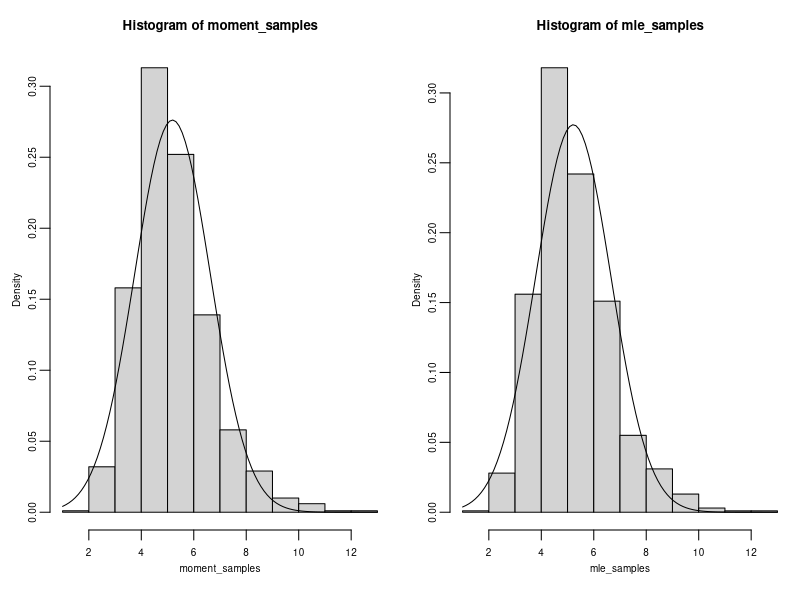
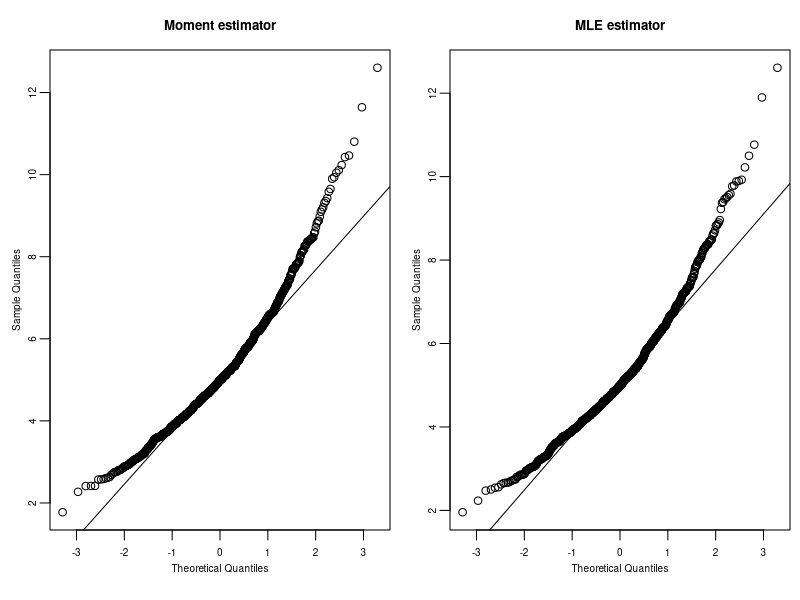
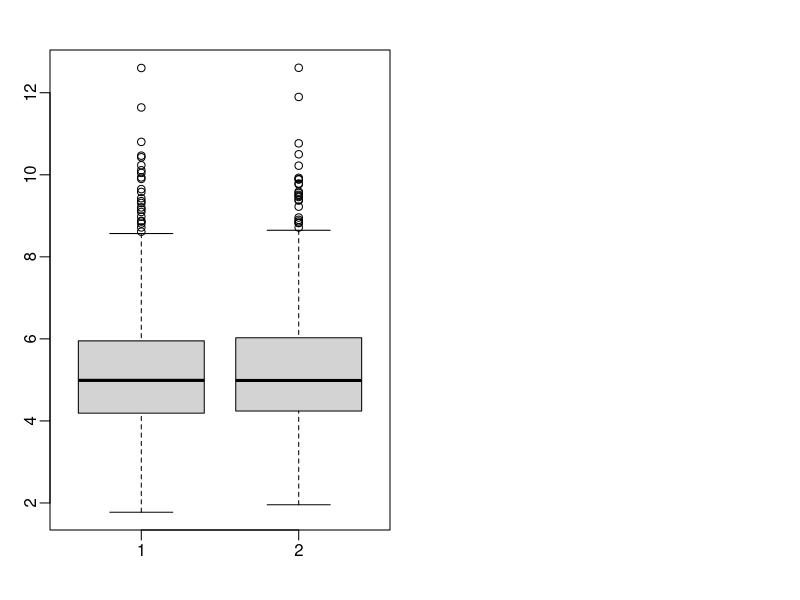
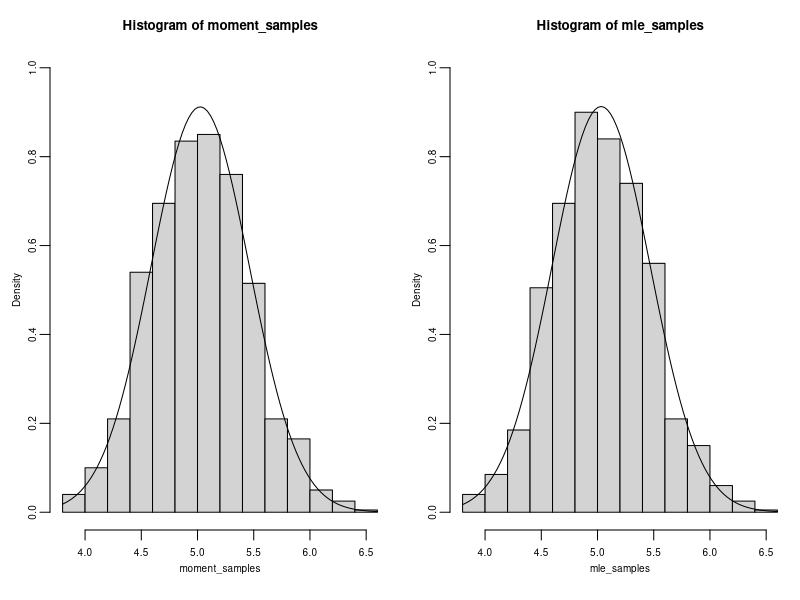
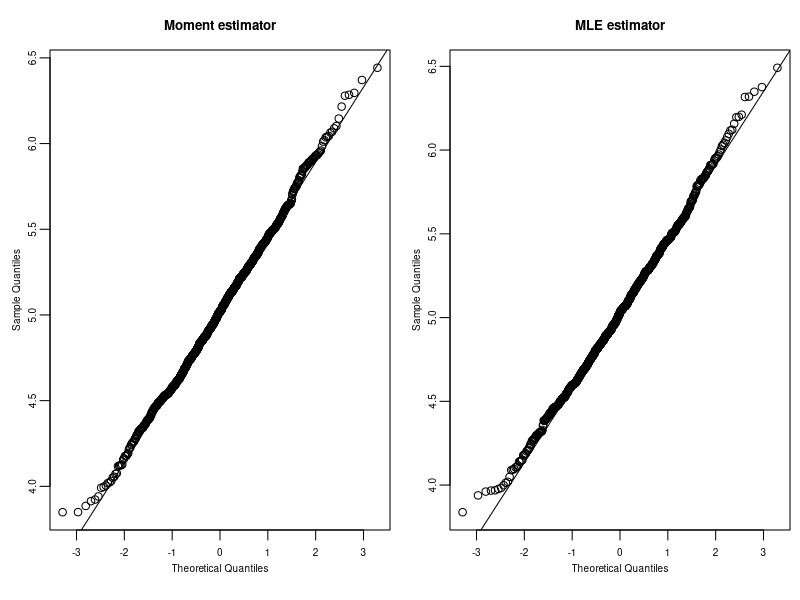
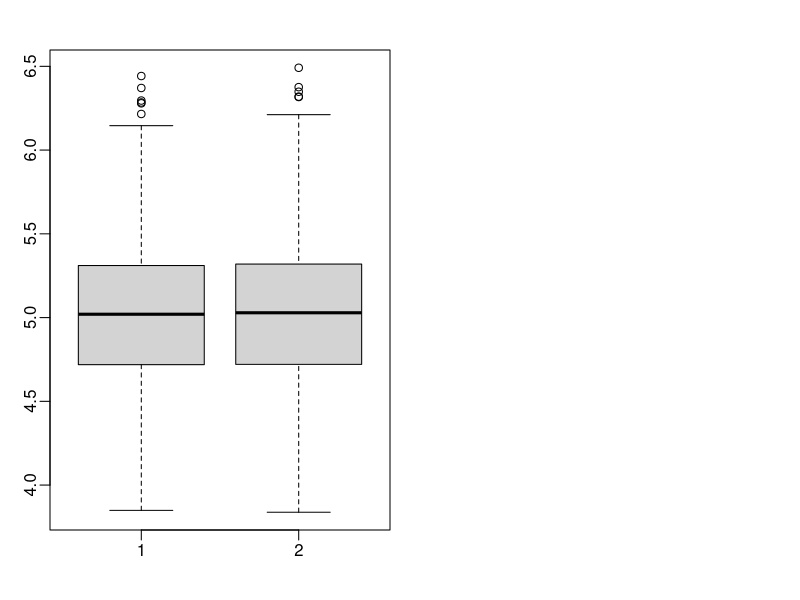
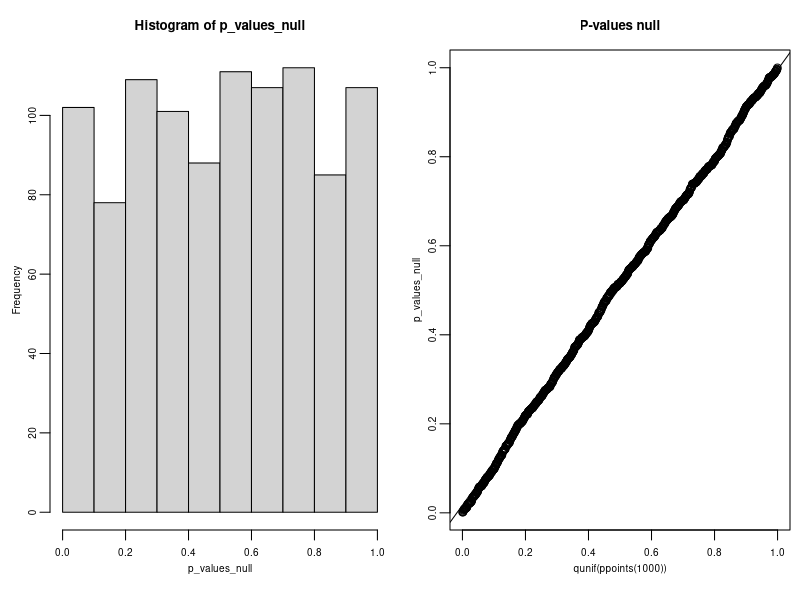
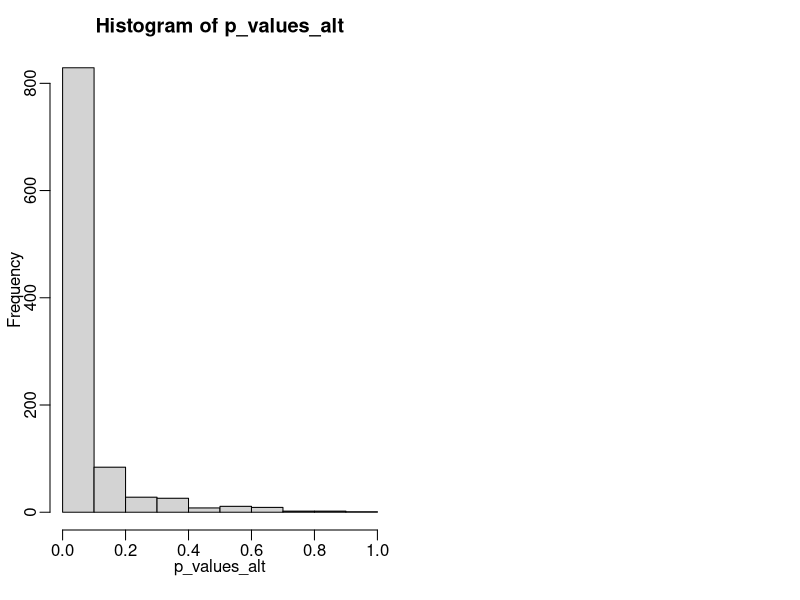

These figures' R source, in order:
## ---- chunk 1
knitr::opts_chunk$set(echo = TRUE)
## ---- chunk 2
set.seed(2020)
## ---- chunk 3
sample <- rbeta(n = 20, shape1 = 6, shape2 = 1)
## ---- chunk 4
mle <- function(sample) {
  n = length(sample)
  return(-n/sum(log(sample)) - 1)
}
## ---- chunk 5
moment <- function(sample) {
  return((1-2*mean(sample))/(mean(sample)-1))
}
## ---- chunk 6
alpha_mle <- mle(sample)
alpha_moment <- moment(sample)
## ---- chunk 7
alpha_mle
alpha_moment
## ---- chunk 8
alpha_mle - 5
alpha_moment - 5
## ---- chunk 9
(alpha_mle - 5)^2
(alpha_moment - 5)^2
## ---- chunk 10
n = 20
samples = matrix(rbeta(1000 * n, shape1 = 6, shape2 = 1), n)
# MLE estimators for each the 1000 samples
mle_samples = apply(samples, 2, mle)
# Moment estimators for each of the 1000 samples
moment_samples = apply(samples, 2, moment)
## ---- chunk 11
par(mfrow = c(1,2), mgp=c(1.3,0.5,0), mar=c(5,4,4,2)-1.5)
hist(moment_samples, probability = TRUE, cex.main = 0.8, cex.lab = 0.6, cex.axis = 0.6)
x<-seq(min(moment_samples),max(moment_samples),by=0.02)
curve(dnorm(x, mean = mean(moment_samples), sd = sd(moment_samples)), add=TRUE)

hist(mle_samples, probability = TRUE, cex.main = 0.8, cex.lab = 0.6, cex.axis = 0.6)
x<-seq(min(mle_samples),max(mle_samples),by=0.02)
curve(dnorm(x, mean = mean(mle_samples), sd = sd(mle_samples)), add=TRUE)
## ---- chunk 12
par(mfrow = c(1,2), mgp=c(1.3,0.5,0), mar=c(5,4,4,2)-1.5)
qqnorm(moment_samples, main = "Moment estimator", cex.main = 0.8, cex.lab = 0.6, cex.axis = 0.6)
qqline(moment_samples)
qqnorm(mle_samples, main = "MLE estimator", cex.main = 0.8, cex.lab = 0.6, cex.axis = 0.6)
qqline(mle_samples)
## ---- chunk 13
boxplot(moment_samples, mle_samples)
## ---- chunk 14
get_bias = function(estimate, truth) {
  mean(estimate) - truth
}

get_mse = function(estimate, truth) {
  mean((estimate - truth) ^ 2)
}
## ---- chunk 15
var(moment_samples)
get_bias(moment_samples, 5)
get_mse(moment_samples, 5)
var(mle_samples)
get_bias(mle_samples, 5)
get_mse(mle_samples, 5)
## ---- chunk 16
n_samples = 1000
v_mle = var(mle_samples)
(n_samples - 1)*v_mle/qchisq(c(0.975, 0.025), n_samples-1)
## ---- chunk 17
v_moment = var(moment_samples)
(n_samples - 1)*v_moment/qchisq(c(0.975, 0.025), n_samples-1)
## ---- chunk 18
get_confint = function(sample_data) {
  s = sd(sample_data)
  n_data = length(sample_data)
  return(mean(sample_data)- qt(c(0.975, 0.025), df = n_data-1)*s/sqrt(n_data))
}
## ---- chunk 19
biases_mle = sapply(mle_samples, get_bias, truth=5)
get_confint(biases_mle)
## ---- chunk 20
mses_mle = sapply(mle_samples, get_mse, truth=5)
get_confint(mses_mle)
## ---- chunk 21
biases_moment = sapply(moment_samples, get_bias, truth=5)
get_confint(biases_moment)
## ---- chunk 22
mses_moment = sapply(moment_samples, get_mse, truth=5)
get_confint(mses_moment)
## ---- chunk 23
sample <- rbeta(n = 200, shape1 = 6, shape2 = 1)
## ---- chunk 24
alpha_mle <- mle(sample)
alpha_moment <- moment(sample)
## ---- chunk 25
alpha_mle
alpha_moment
## ---- chunk 26
alpha_mle - 5
alpha_moment - 5
## ---- chunk 27
(alpha_mle - 5)^2
(alpha_moment - 5)^2
## ---- chunk 28
n = 200
# One sample in each column
samples = matrix(rbeta(1000 * n, shape1 = 6, shape2 = 1), n)
# MLE estimators for each the 1000 samples
mle_samples = apply(samples, 2, mle)
# Moment estimators for each of the 1000 samples
moment_samples = apply(samples, 2, moment)
## ---- chunk 29
par(mfrow = c(1,2), mgp=c(1.3,0.5,0), mar=c(5,4,4,2)-1.5)
hist(moment_samples, probability = TRUE, cex.main = 0.8, 
     cex.lab = 0.6, cex.axis = 0.6, ylim = c(0, 1))
x<-seq(min(moment_samples),max(moment_samples),by=0.02)
curve(dnorm(x, mean = mean(moment_samples), sd = sd(moment_samples)), add=TRUE)

hist(mle_samples, probability = TRUE, cex.main = 0.8, 
     cex.lab = 0.6, cex.axis = 0.6, ylim = c(0, 1))
x<-seq(min(mle_samples),max(mle_samples),by=0.02)
curve(dnorm(x, mean = mean(mle_samples), sd = sd(mle_samples)), add=TRUE)
## ---- chunk 30
par(mfrow = c(1,2), mgp=c(1.3,0.5,0), mar=c(5,4,4,2)-1.5)
qqnorm(moment_samples, main = "Moment estimator", cex.main = 0.8, cex.lab = 0.6, cex.axis = 0.6)
qqline(moment_samples)
qqnorm(mle_samples, main = "MLE estimator", cex.main = 0.8, cex.lab = 0.6, cex.axis = 0.6)
qqline(mle_samples)
## ---- chunk 31
boxplot(moment_samples, mle_samples)
## ---- chunk 32
var(moment_samples)
get_bias(moment_samples, 5)
get_mse(moment_samples, 5)
var(mle_samples)
get_bias(mle_samples, 5)
get_mse(mle_samples, 5)
## ---- chunk 33
n_samples = 1000
v_mle = var(mle_samples)
(n_samples - 1)*v_mle/qchisq(c(0.975, 0.025), n_samples-1)
## ---- chunk 34
v_moment = var(moment_samples)
(n_samples - 1)*v_moment/qchisq(c(0.975, 0.025), n_samples-1)
## ---- chunk 35
biases_mle = sapply(mle_samples, get_bias, truth=5)
get_confint(biases_mle)
## ---- chunk 36
mses_mle = sapply(mle_samples, get_mse, truth=5)
get_confint(mses_mle)
## ---- chunk 37
biases_moment = sapply(moment_samples, get_bias, truth=5)
get_confint(biases_moment)
## ---- chunk 38
mses_moment = sapply(moment_samples, get_mse, truth=5)
get_confint(mses_moment)
## ---- chunk 39
n=20
c = qgamma(0.95, shape = n, scale = 1/5)
exp_sample = rexp(n=n, rate = 5)
pgamma(sum(exp_sample), shape=n, scale = 1/5, lower.tail = FALSE)
## ---- chunk 40
n = 20
samples_exp_null = matrix(rexp(1000 * n, rate = 5), n) # samples from H_0 distribution
get_prob <- function(sample, shape_param, scale_param) {
  return(pgamma(sum(sample), shape=shape_param, scale = scale_param, lower.tail = FALSE))
}
p_values_null = apply(samples_exp_null, 2, get_prob, shape_param=n, scale_param = 1/5)
## ---- chunk 41
par(mfrow = c(1,2), mgp=c(1.3,0.5,0), mar=c(5,4,4,2)-1.5)
hist(p_values_null, cex.main = 0.8, cex.lab = 0.6, cex.axis = 0.6)
## Q-Q plot for the p-value data against true theoretical distribution:
qqplot(qunif(ppoints(1000)), p_values_null,
       main = "P-values null", cex.main = 0.8, cex.lab = 0.6, cex.axis = 0.6)
qqline(p_values_null, distribution = function(p) qunif(p))
## ---- chunk 42
k=1000
y = sum(p_values_null < 0.05)
p_hat = y/k
p_hat + c(-1.96, 1.96)*(sqrt((p_hat*(1-p_hat))/k))
## ---- chunk 43
samples_exp_alt = matrix(rexp(1000 * n, rate = 3), n) # samples from H_1
p_values_alt = apply(samples_exp_alt, 2, get_prob, shape_param=n, scale_param = 1/5)
## ---- chunk 44
hist(p_values_alt)
## ---- chunk 45
k=1000
y = sum(p_values_alt > 0.05)
p_hat = y/k
int = 1 - (p_hat + c(1.96, -1.96)*(sqrt((p_hat*(1-p_hat))/k)))
int
## ---- chunk 46
1 - pgamma(qgamma(0.95, shape = 20, scale = 1/5), shape = 20, scale = 1/3)
## ---- chunk 47
n=200
exp_sample_200 = rexp(n=n, rate = 5)
pgamma(sum(exp_sample_200), shape=n, scale = 1/5, lower.tail = FALSE)
## ---- chunk 48
samples_exp_null_200 = matrix(rexp(1000 * n, rate = 5), n)
p_values_null_200 = apply(samples_exp_null_200, 2, get_prob, shape_param=n, scale_param = 1/5)
par(mfrow = c(1,2), mgp=c(1.3,0.5,0), mar=c(5,4,4,2)-1.5)
hist(p_values_null_200, cex.main = 0.8, cex.lab = 0.6, cex.axis = 0.6)
## Q-Q plot for the p-value data against true theoretical distribution:
qqplot(qunif(ppoints(1000)), p_values_null_200,
       main = "P-values null", cex.main = 0.8, cex.lab = 0.6, cex.axis = 0.6)
qqline(p_values_null_200, distribution = function(p) qunif(p))
## ---- chunk 49
k=1000
y = sum(p_values_null_200 < 0.05)
p_hat = y/k
int_200 = p_hat + c(-1.96, 1.96)*(sqrt((p_hat*(1-p_hat))/k))
int_200
int - int_200
## ---- chunk 50
samples_exp_alt_200 = matrix(rexp(1000 * n, rate = 3), n)
p_values_alt_200 = apply(samples_exp_alt_200, 2, get_prob, shape_param=n, scale_param = 1/5)
## ---- chunk 51
hist(p_values_alt_200)
## ---- chunk 52
k=1000
y = sum(p_values_alt_200 > 0.05)
p_hat = y/k
1 - (p_hat + c(1.96, -1.96)*(sqrt((p_hat*(1-p_hat))/k)))
## ---- chunk 53
# Theoretical power of the test
1 - pgamma(qgamma(0.95, shape = 200, scale = 1/5), shape = 200, scale = 1/3)
